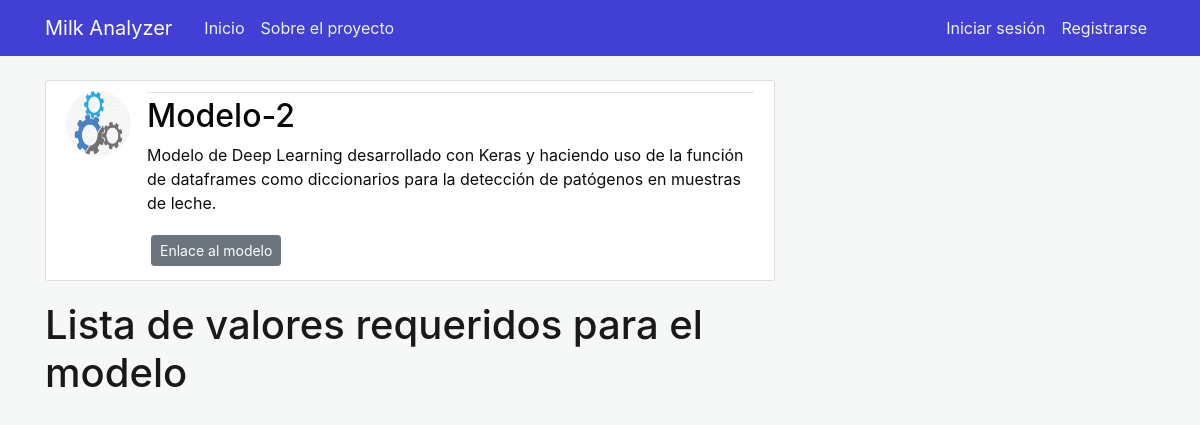
/aimodel/2, run on the app's committed database.
### milkanalyzer/models.py (models this page shows, shortened)
class AIModel(db.Model):
    __tablename__ = 'aimodel'
    id = db.Column(db.Integer, primary_key=True)
    name = db.Column(db.String(50), nullable=False)
    type = db.Column(db.String(100), nullable=False)
    description = db.Column(db.Text, nullable=False)
    url = db.Column(db.String(50), nullable=False)
    aimodel_picture = db.Column(db.String(20), nullable=False, default='defaultmodel.jpg')

### milkanalyzer/aimodels/routes.py (the view)
@aimodels.route("/aimodel/<int:id>")
def aimodel(id):
    aimodel = AIModel.query.get_or_404(id)
    values = Value.query.filter_by(aimodel_id = aimodel.id).all()
    return render_template('aimodel.html', title=aimodel.name, aimodel=aimodel, values=values)

### milkanalyzer/templates/aimodel.html (shortened to what this page needs)
{% extends "layout.html" %}
{% block content %}
<article class="media content-section">
  <img class="rounded-circle article-img"
    src="{{ url_for('static', filename='aimodel_images/' + aimodel.aimodel_picture) }}">
  <div class="media-body">
    <div class="article-metadata">
    </div>
    <h2 class="article-title">{{ aimodel.name }}</h2>
    <p class="article-content">{{ aimodel.description }}</p>
    <a class="btn btn-secondary btn-sm m-1" href="{{ aimodel.url }} ">Enlace al modelo</a>
  </div>
</article>
<h1>Lista de valores requeridos para el modelo</h1></br>
{% endblock content %}

### milkanalyzer/static/main.css (style rules this page uses)
body { background: #f6f8f8; color: #0c0c0c; margin-top: 5rem; }
h1, h2, h3, h4, h5, h6 { color: #1a1919; }
.content-section { background: #ffffff; padding: 10px 20px; border: 1px solid #dddddd; border-radius: 3px; margin-bottom: 20px; }
.article-title { color: #080808; }
.article-content { white-space: pre-line; }
.article-img { height: 65px; width: 65px; margin-right: 16px; }
.article-metadata { padding-bottom: 1px; margin-bottom: 4px; border-bottom: 1px solid #e3e3e3 }

### data on the page
AIModel: aimodel_picture (placeholder picture), name "Modelo-2", description "Modelo de Deep Learning desarrollado con Keras y haciendo uso de la función de dataframes como diccionarios para la detección de patógenos en muestras de leche."
